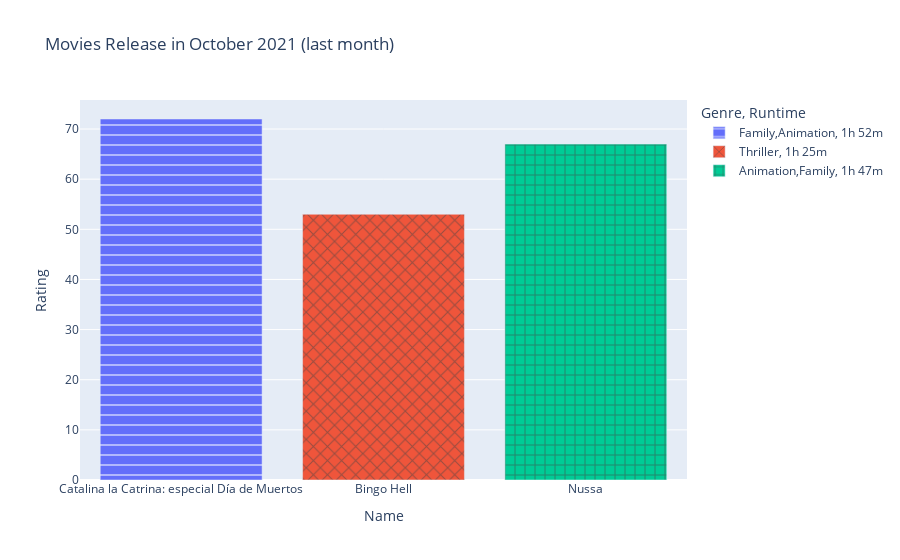

Notebook source saved alongside this figure:
### Code cell
fig = px.bar(oct_2021_movies, x="Name", y="Rating", color="Genre",
             pattern_shape="Runtime", pattern_shape_sequence=["-", "x", "+"],title='Movies Release in October 2021 (last month)')
fig.show()

### Figure 1 — Plotly figure (JSON) as saved in the notebook; plotly's stock layout.template omitted (floating-point values rounded to 4 significant figures)
{"data": [{"alignmentgroup": "True", "hovertemplate": "Genre=Family,Animation<br>Runtime=1h 52m<br>Name=%{x}<br>Rating=%{y}<extra></extra>", "legendgroup": "Family,Animation, 1h 52m", "marker": {"color": "#636efa", "pattern": {"shape": "-"}}, "name": "Family,Animation, 1h 52m", "offsetgroup": "Family,Animation, 1h 52m", "orientation": "v", "showlegend": true, "textposition": "auto", "type": "bar", "x": ["Catalina la Catrina: especial Día de Muertos"], "xaxis": "x", "y": [72], "yaxis": "y"}, {"alignmentgroup": "True", "hovertemplate": "Genre=Thriller<br>Runtime=1h 25m<br>Name=%{x}<br>Rating=%{y}<extra></extra>", "legendgroup": "Thriller, 1h 25m", "marker": {"color": "#EF553B", "pattern": {"shape": "x"}}, "name": "Thriller, 1h 25m", "offsetgroup": "Thriller, 1h 25m", "orientation": "v", "showlegend": true, "textposition": "auto", "type": "bar", "x": ["Bingo Hell"], "xaxis": "x", "y": [53], "yaxis": "y"}, {"alignmentgroup": "True", "hovertemplate": "Genre=Animation,Family<br>Runtime=1h 47m<br>Name=%{x}<br>Rating=%{y}<extra></extra>", "legendgroup": "Animation,Family, 1h 47m", "marker": {"color": "#00cc96", "pattern": {"shape": "+"}}, "name": "Animation,Family, 1h 47m", "offsetgroup": "Animation,Family, 1h 47m", "orientation": "v", "showlegend": true, "textposition": "auto", "type": "bar", "x": ["Nussa"], "xaxis": "x", "y": [67], "yaxis": "y"}], "layout": {"barmode": "relative", "legend": {"title": {"text": "Genre, Runtime"}, "tracegroupgap": 0}, "title": {"text": "Movies Release in October 2021 (last month)"}, "xaxis": {"anchor": "y", "domain": [0, 1], "title": {"text": "Name"}}, "yaxis": {"anchor": "x", "domain": [0, 1], "title": {"text": "Rating"}}}}
